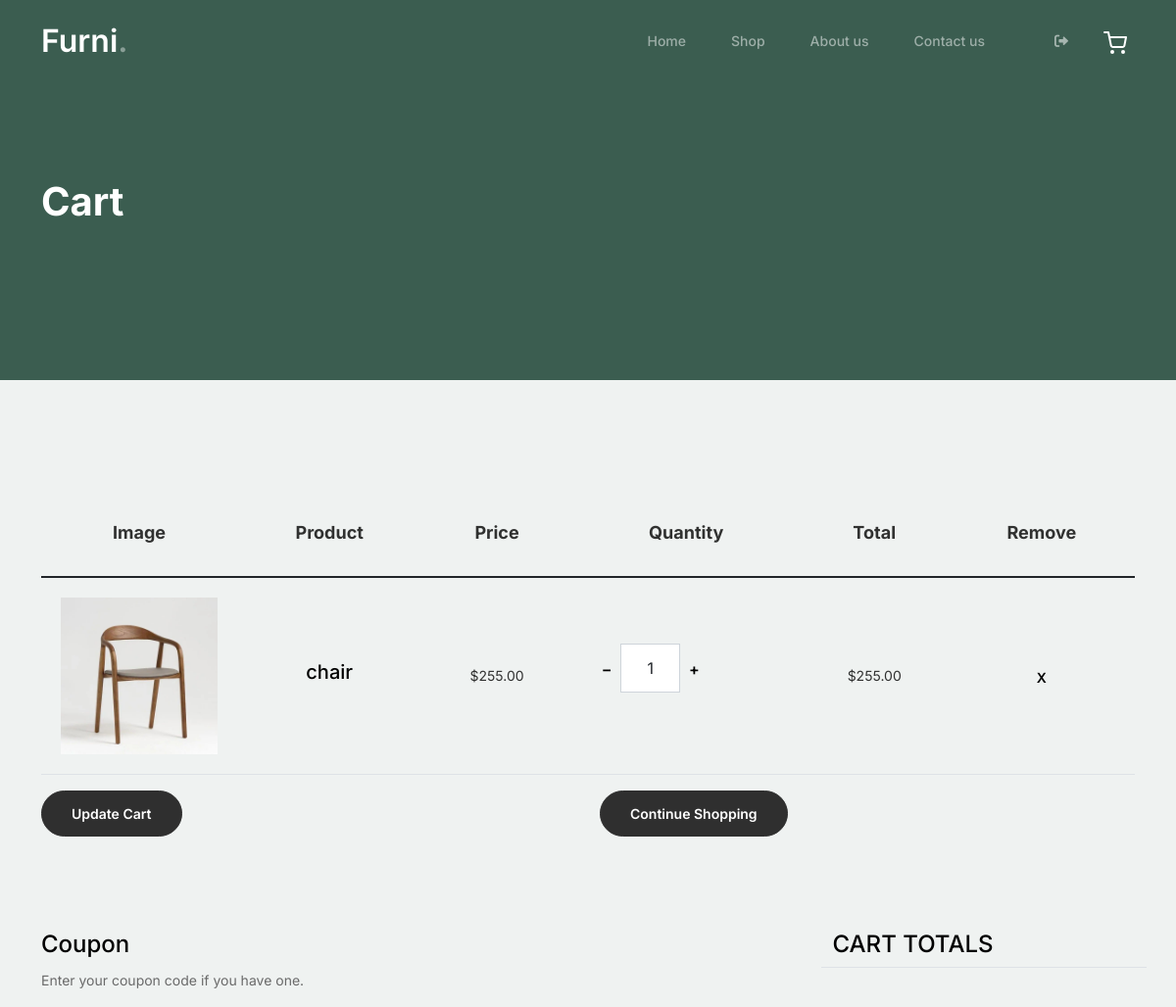
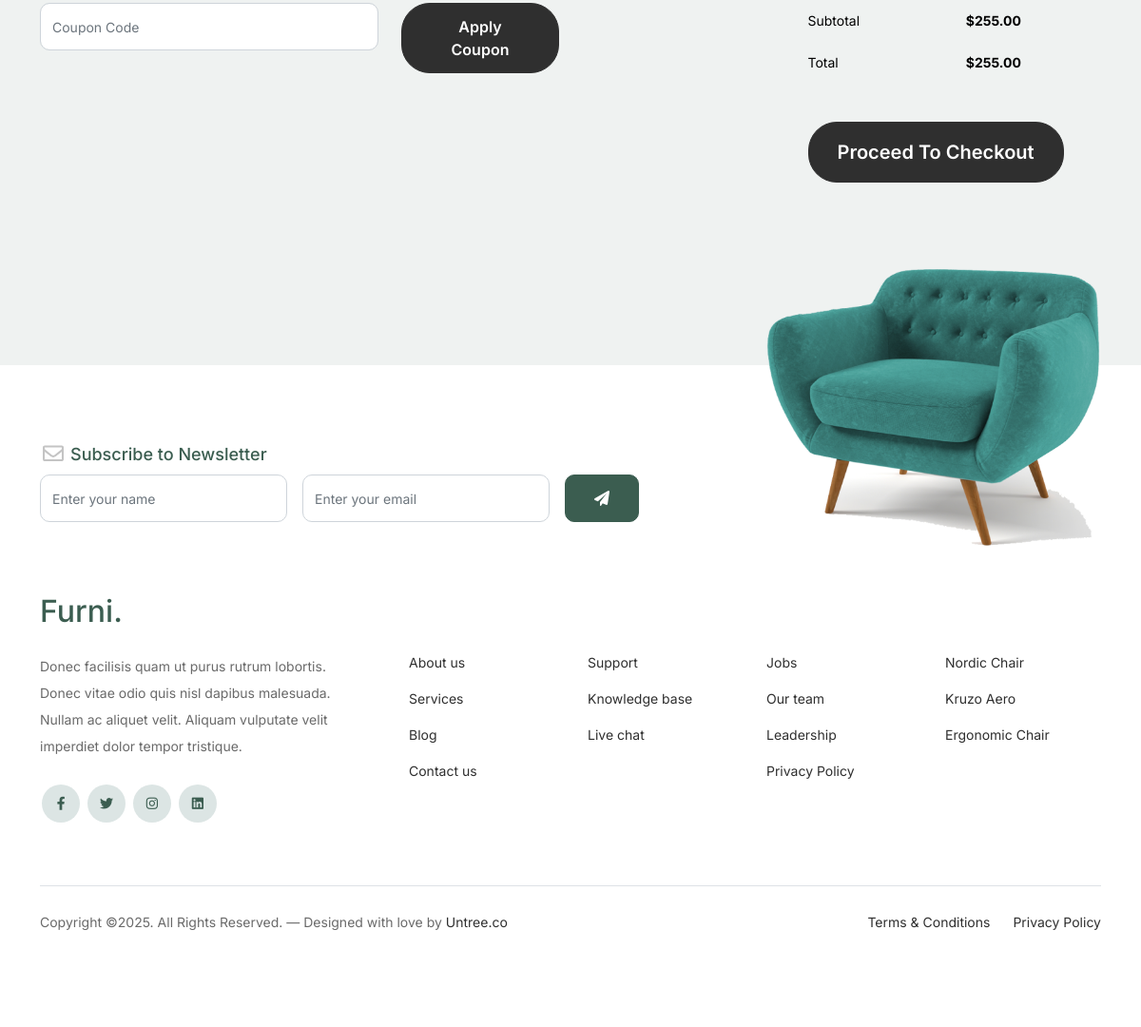
Page /furniture/cart.php (signed in) on the committed database (2 pictures, top to bottom).
### tables this page shows
CREATE TABLE `cart` (
  `id` int(11) NOT NULL,
  `user_id` int(11) NOT NULL,
  `product_id` int(11) NOT NULL,
  `name` varchar(255) NOT NULL,
  `price` decimal(10,2) NOT NULL,
  `image` varchar(255) NOT NULL,
  `quantity` int(11) NOT NULL,
  `created_at` timestamp NOT NULL DEFAULT current_timestamp()
);

### furniture/cart.php (the view, shortened to what this page needs)
<?php
$host = 'localhost';
$dbname = 'home_decor_db';
$username = 'root';
$password = '';
try {
    $pdo = new PDO("mysql:host=$host;dbname=$dbname", $username, $password);
    $pdo->setAttribute(PDO::ATTR_ERRMODE, PDO::ERRMODE_EXCEPTION);
} catch (PDOException $e) {
    die("Connection failed: " . $e->getMessage());
}
if (isset($_SESSION['user_logged_in']) && $_SESSION['user_logged_in'] && isset($_SESSION['user_id'])) {
    if (!isset($_SESSION['cart']) || empty($_SESSION['cart'])) {
        $stmt = $pdo->prepare("SELECT * FROM cart WHERE user_id = ?");
        $stmt->execute([$_SESSION['user_id']]);
        $cartItems = $stmt->fetchAll(PDO::FETCH_ASSOC);
    }
} else {
    if (!isset($_SESSION['cart'])) {
        $_SESSION['cart'] = [];
    }
}
$subtotal = 0;
foreach ($_SESSION['cart'] as $item) {
    $subtotal += $item['price'] * $item['quantity'];
}
$total = $subtotal;
?>
<!doctype html>
<html lang="en">
<head>
    <link href="css/bootstrap.min.css" rel="stylesheet">
    <link href="https://cdnjs.cloudflare.com/ajax/libs/font-awesome/6.0.0-beta3/css/all.min.css" rel="stylesheet">
    <link href="css/tiny-slider.css" rel="stylesheet">
    <link href="css/style.css" rel="stylesheet">
</head>
<body>
    <nav class="custom-navbar navbar navbar-expand-md navbar-dark bg-dark" aria-label="Furni navigation bar">
        <div class="container">
            <a class="navbar-brand" href="index.php">Furni<span>.</span></a>
            <div class="collapse navbar-collapse" id="navbarsFurni">
                <ul class="custom-navbar-nav navbar-nav ms-auto mb-2 mb-md-0">
                    <li class="nav-item"><a class="nav-link" href="index.php">Home</a></li>
                    <li><a class="nav-link" href="shop1.php">Shop</a></li>
                    <li><a class="nav-link" href="about.php">About us</a></li>
                    <li><a class="nav-link" href="contact.php">Contact us</a></li>
                </ul>
                <ul class="custom-navbar-cta navbar-nav mb-2 mb-md-0 ms-5">
                    <?php if (isset($_SESSION['user_logged_in']) && $_SESSION['user_logged_in']): ?>
                        <li><a class="nav-link" href="logout.php"><i class="fas fa-sign-out-alt" title="Logout"></i></a></li>
                    <?php else: ?>
                        <li><a class="nav-link" href="login.php"><img src="images/user.svg"></a></li>
                    <?php endif; ?>
                    <li><a class="nav-link" href="cart.php"><img src="images/cart.svg"></a></li>
                </ul>
            </div>
        </div>
    </nav>
    <div class="hero">
        <div class="container">
            <div class="row justify-content-between">
                <div class="col-lg-5">
                    <div class="intro-excerpt">
                        <h1>Cart</h1>
                    </div>
                </div>
                <div class="col-lg-7"></div>
            </div>
        </div>
    </div>
    <div class="untree_co-section before-footer-section">
        <div class="container">
            <div class="row mb-5">
                <form class="col-md-12" method="post" action="cart.php">
                    <div class="site-blocks-table">
                        <table class="table">
                            <thead>
                                <tr>
                                    <th class="product-thumbnail">Image</th>
                                    <th class="product-name">Product</th>
                                    <th class="product-price">Price</th>
                                    <th class="product-quantity">Quantity</th>
                                    <th class="product-total">Total</th>
                                    <th class="product-remove">Remove</th>
                                </tr>
                            </thead>
                            <tbody>
                                <?php if (empty($_SESSION['cart'])): ?>
                                    <tr><td colspan="6" class="text-center">Your cart is empty.</td></tr>
                                <?php else: ?>
                                    <?php foreach ($_SESSION['cart'] as $product_id => $item): ?>
                                        <tr>
                                            <td class="product-thumbnail">
                                                <img src="<?php echo htmlspecialchars($item['image']); ?>" alt="Image" class="img-fluid">
                                            </td>
                                            <td class="product-name">
                                                <h2 class="h5 text-black"><?php echo htmlspecialchars($item['name']); ?></h2>
                                            </td>
                                            <td>$<?php echo number_format($item['price'], 2); ?></td>
                                            <td>
                                                <div class="input-group mb-3 d-flex align-items-center quantity-container" style="max-width: 120px;">
                                                    <div class="input-group-prepend">
                                                        <button class="btn btn-outline-black decrease" type="button">&minus;</button>
                                                    </div>
                                                    <input type="text" class="form-control text-center quantity-amount" name="quantity[<?php echo $product_id; ?>]" value="<?php echo $item['quantity']; ?>" aria-label="Quantity">
                                                    <div class="input-group-append">
                                                        <button class="btn btn-outline-black increase" type="button">&plus;</button>
                                                    </div>
                                                </div>
                                            </td>
                                            <td>$<?php echo number_format($item['price'] * $item['quantity'], 2); ?></td>
                                            <td><a href="cart.php?remove=<?php echo $product_id; ?>" class="btn btn-black btn-sm">X</a></td>
                                        </tr>
                                    <?php endforeach; ?>
                                <?php endif; ?>
                            </tbody>
                        </table>
                    </div>
                    <div class="row mb-5">
                        <div class="col-md-6 mb-3 mb-md-0">
                            <button type="submit" name="update_cart" class="btn btn-black btn-sm btn-block">Update Cart</button>
                        </div>
                        <div class="col-md-6">
                            <a href="shop1.php" class="btn btn-outline-black btn-sm btn-block">Continue Shopping</a>
                        </div>
                    </div>
                </form>
            </div>
            <div class="row">
                <div class="col-md-6">
                    <div class="row">
                        <div class="col-md-12">
                            <label class="text-black h4" for="coupon">Coupon</label>
                            <p>Enter your coupon code if you have one.</p>
                        </div>
                        <div class="col-md-8 mb-3 mb-md-0">
                            <input type="text" class="form-control py-3" id="coupon" placeholder="Coupon Code">
                        </div>
                        <div class="col-md-4">
                            <button class="btn btn-black">Apply Coupon</button>
                        </div>
                    </div>
                </div>
                <div class="col-md-6 pl-5">
                    <div class="row justify-content-end">
                        <div class="col-md-7">
                            <div class="row">
                                <div class="col-md-12 text-right border-bottom mb-5">
                                    <h3 class="text-black h4 text-uppercase">Cart Totals</h3>
                                </div>
                            </div>
                            <div class="row mb-3">
                                <div class="col-md-6"><span class="text-black">Subtotal</span></div>
                                <div class="col-md-6 text-right"><strong class="text-black">$<?php echo number_format($subtotal, 2); ?></strong></div>
                            </div>
                            <div class="row mb-5">
                                <div class="col-md-6"><span class="text-black">Total</span></div>
                                <div class="col-md-6 text-right"><strong class="text-black">$<?php echo number_format($total, 2); ?></strong></div>
                            </div>
                            <div class="row">
                                <div class="col-md-12">
                                    <a href="checkout.php" class="btn btn-black btn-lg py-3 btn-block">Proceed To Checkout</a>
                                </div>
                            </div>
                        </div>
                    </div>
                </div>
            </div>
        </div>
    </div>
    <footer class="footer-section">
        <div class="container relative">
            <div class="sofa-img"><img src="images/sofa.png" alt="Image" class="img-fluid"></div>
            <div class="row">
                <div class="col-lg-8">
                    <div class="subscription-form">
                        <h3 class="d-flex align-items-center"><span class="me-1"><img src="images/envelope-outline.svg" alt="Image" class="img-fluid"></span><span>Subscribe to Newsletter</span></h3>
                        <form action="#" class="row g-3">
                            <div class="col-auto"><input type="text" class="form-control" placeholder="Enter your name"></div>
                            <div class="col-auto"><input type="email" class="form-control" placeholder="Enter your email"></div>
                            <div class="col-auto"><button class="btn btn-primary"><span class="fa fa-paper-plane"></span></button></div>
                        </form>
                    </div>
                </div>
            </div>
            <div class="row g-5 mb-5">
                <div class="col-lg-4">
                    <div class="mb-4 footer-logo-wrap"><a href="#" class="footer-logo">Furni<span>.</span></a></div>
                    <p class="mb-4">Donec facilisis quam ut purus rutrum lobortis. Donec vitae odio quis nisl dapibus malesuada. Nullam ac aliquet velit. Aliquam vulputate velit imperdiet dolor tempor tristique.</p>
                    <ul class="list-unstyled custom-social">
                        <li><a href="#"><span class="fa fa-brands fa-facebook-f"></span></a></li>
                        <li><a href="#"><span class="fa fa-brands fa-twitter"></span></a></li>
                        <li><a href="#"><span class="fa fa-brands fa-instagram"></span></a></li>
                        <li><a href="#"><span class="fa fa-brands fa-linkedin"></span></a></li>
                    </ul>
                </div>
                <div class="col-lg-8">
                    <div class="row links-wrap">
                        <div class="col-6 col-sm-6 col-md-3">
                            <ul class="list-unstyled">
                                <li><a href="#">About us</a></li>
                                <li><a href="#">Services</a></li>
                                <li><a href="#">Blog</a></li>
                                <li><a href="#">Contact us</a></li>
                            </ul>
                        </div>
                        <div class="col-6 col-sm-6 col-md-3">
                            <ul class="list-unstyled">
                                <li><a href="#">Support</a></li>
                                <li><a href="#">Knowledge base</a></li>
                                <li><a href="#">Live chat</a></li>
                            </ul>
                        </div>
                        <div class="col-6 col-sm-6 col-md-3">
                            <ul class="list-unstyled">
                                <li><a href="#">Jobs</a></li>
                                <li><a href="#">Our team</a></li>
                                <li><a href="#">Leadership</a></li>
                                <li><a href="#">Privacy Policy</a></li>
                            </ul>
                        </div>
                        <div class="col-6 col-sm-6 col-md-3">
                            <ul class="list-unstyled">
                                <li><a href="#">Nordic Chair</a></li>
                                <li><a href="#">Kruzo Aero</a></li>
                                <li><a href="#">Ergonomic Chair</a></li>
                            </ul>
                        </div>
                    </div>
                </div>
            </div>
            <div class="border-top copyright">
                <div class="row pt-4">
                    <div class="col-lg-6">
                        <p class="mb-2 text-center text-lg-start">Copyright &copy;<script>document.write(new Date().getFullYear());</script>. All Rights Reserved. &mdash; Designed with love by <a href="https://untree.co">Untree.co</a></p>
                    </div>
                    <div class="col-lg-6 text-center text-lg-end">
                        <ul class="list-unstyled d-inline-flex ms-auto">
                            <li class="me-4"><a href="#">Terms &amp; Conditions</a></li>
                            <li><a href="#">Privacy Policy</a></li>
                        </ul>
                    </div>
                </div>
            </div>
        </div>
    </footer>
</body>
</html>

### rows in the picture
cart: image (picture), name "chair", price "255.00", quantity "1", $item['price']*$item['quantity'] "255.00"

### other values in the picture
$subtotal "255.00"
$total "255.00"
